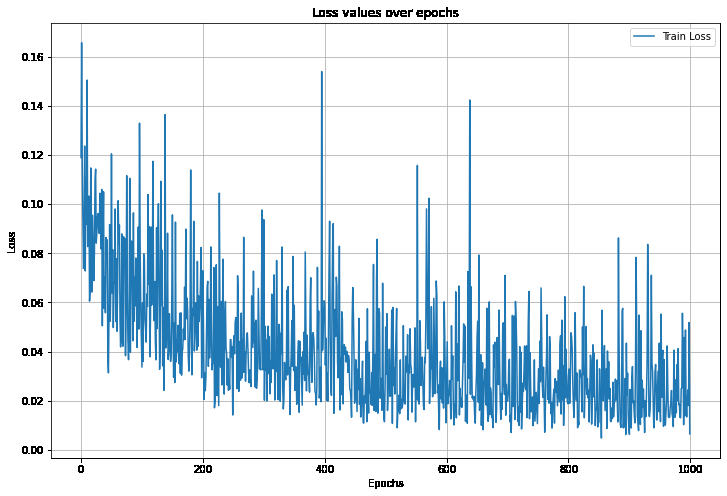
#> input picture ResNet50_LOSS.png, 727 x 496 px; its folder holds only this picture in this run
$ python -i symmetric_sift.py   (imports and definitions only)
#> lines starting #> are read from the running program, lines starting #| are printed output that depends on the picture
import cv2
import numpy as np
import pandas as pd
import tqdm
from tqdm import tqdm
import os

def is_symmetric_sift_16_55(image_path, size=(256, 256), min_match_count=35):
    # 读取图像
#> called with image_path = '../ResNet50_LOSS.png', size = (256, 256), min_match_count = 35
    img = cv2.imread(image_path, 0)
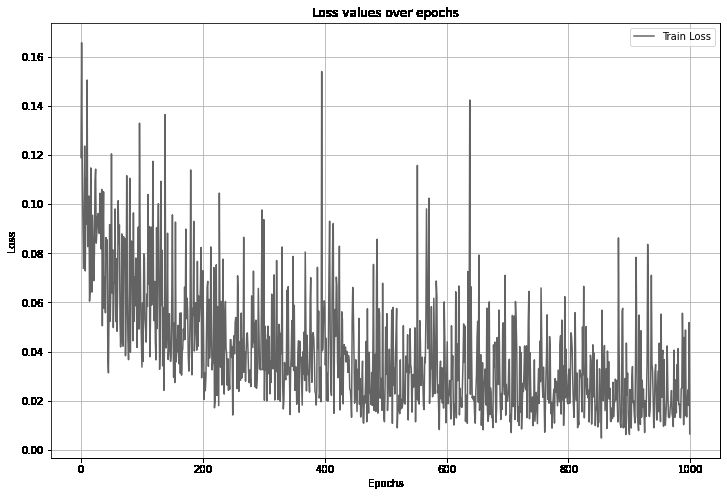
#> img: shape (496, 727); min 0, max 255, mean 228.9
    img = cv2.resize(img, size)
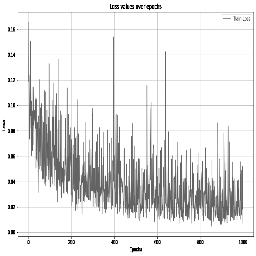
#> img: shape (256, 256); min 0, max 255, mean 229

    # 创建 SIFT 特征提取器
    sift = cv2.SIFT_create()

    # 计算图像的 SIFT 特征
    keypoints1, descriptors1 = sift.detectAndCompute(img, None)
#> keypoints1 = 193 keypoints; strongest (x, y, size): (244, 242, 3.1), (13, 156, 2.7), (199, 242, 2.8), (137, 6, 2)

    # 翻转图像
    flipped = cv2.flip(img, 1)
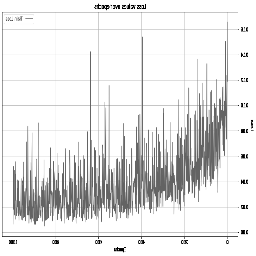
#> flipped: shape (256, 256); min 0, max 255, mean 229

    # 计算翻转图像的 SIFT 特征
    keypoints2, descriptors2 = sift.detectAndCompute(flipped, None)
#> keypoints2 = 199 keypoints; strongest (x, y, size): (11, 242, 3.1), (243, 156, 2.7), (57, 242, 2.8), (118, 6, 2)

    # 检查描述符是否为 None 或者为空
    if descriptors1 is None or len(descriptors1) < 1 or descriptors2 is None or len(descriptors2) < 1:
        print(f"No descriptors found in one or both of the images. Skipping {image_path}")
        return False, 0

    # 检查描述符的数量
    if len(descriptors1) < 2 or len(descriptors2) < 2:
        print(f"Not enough descriptors found in one or both of the images. Skipping {image_path}")
        return False, 0

    # 创建 FLANN 匹配器
    FLANN_INDEX_KDTREE = 0
    index_params = dict(algorithm=FLANN_INDEX_KDTREE, trees=5)
    search_params = dict(checks=50)

    flann = cv2.FlannBasedMatcher(index_params, search_params)

    # 使用 FLANN 匹配器匹配两个图像的 SIFT 特征
    matches = flann.knnMatch(descriptors1, descriptors2, k=2)
#> matches = 193 matches

    # 存储良好的匹配
    good = []

    # 使用 Lowe's ratio 测试挑选出良好的匹配
    for m, n in matches:
        if m.distance < 0.7 * n.distance:
            good.append(m)
#> after the loop, good = 20 matches

    # 如果良好的匹配数量大于最小匹配数量，则认为图像是对称的
    if len(good) > min_match_count:
        return True, len(good)
    else:
        return False, len(good)

def process_images(directory, output_file):
    # 创建一个空的 DataFrame 用于存储结果
    # results = pd.DataFrame(columns=['image_path', 'is_symmetric', 'good_matches_count'])
    results = pd.DataFrame(columns=['image_path', 'is_symmetric'])

    # 遍历指定目录中的所有文件
    image_files = [f for f in os.listdir(directory) if f.endswith(".jpg") or f.endswith(".png")]
    for filename in tqdm(image_files, desc="Processing images"):
        # 构造图像路径
        image_path = os.path.join(directory, filename)

        # 执行 is_symmetric_sift_16_55 函数并获取结果
        # is_symmetric, good_matches_count = is_symmetric_sift_16_55(image_path)
        is_symmetric, _ = is_symmetric_sift_16_55(image_path)

        # 将结果添加到 DataFrame 中
        # results = results.append({'image_path': image_path, 'is_symmetric': is_symmetric, 'good_matches_count': good_matches_count}, ignore_index=True)
        results = results.append({'image_path': image_path, 'is_symmetric': is_symmetric}, ignore_index=True)

    # 将结果写入到 CSV 文件中
    results.to_csv(output_file, index=False)

>>> result = is_symmetric_sift_16_55('../ResNet50_LOSS.png')
#> result = (False, 20)
